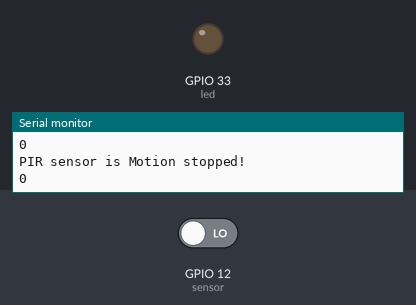
Bench run of a sketch on a simulated ESP32. Shown: output pins drawn as LEDs (lit = HIGH), the last lines printed to the serial monitor. The test bench sets the inputs (shaded band); at power-on: GPIO 12 (sensor) LOW. WiFi joins after 1.5 s; servers stay silent unless stated.

Above: at 6.6 s.
6.7 s: GPIO 12 (sensor) driven HIGH
At 7.9 s:
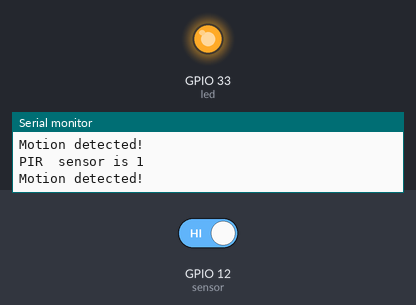
8.5 s: GPIO 12 (sensor) driven LOW
At 9.2 s:
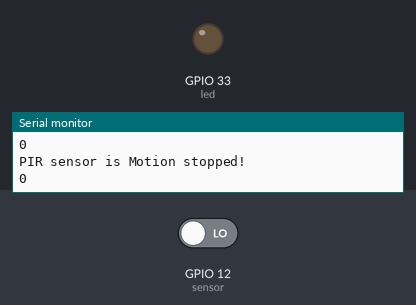
Timing chart, 0 to 11.5 s (numbered marks = the images above; inputs shaded):
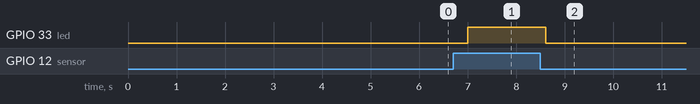

The sketch:

pir.ino
```cpp
#include <WiFi.h>
#include "ThingSpeak.h"

char ssid[] = "OnePlus 9Pro 5G"; //SSID
char pass[] = "123456789"; // Password

WiFiClient  client;

unsigned long myChannelField =  1798810; // Channel ID
const int ChannelField =1; // Which channel to write data
const char * myWriteAPIKey = "V937FU3VFXGV01AF"; // Your write API Key

int led = 33;                // the pin that the LED is atteched to
int sensor = 12;              // the pin that the sensor is atteched to
int state;             // by default, no motion detected
int val = 0;                 // variable to store the sensor status (value)

void setup() {
  pinMode(led,OUTPUT);      // initalize LED as an output
  pinMode(sensor,INPUT);    // initialize sensor as an input
  Serial.begin(115200);        // initialize serial
  WiFi.mode(WIFI_STA);
  ThingSpeak.begin(client);  // Initialize ThingSpeak
}

void loop(){
   if (WiFi.status() != WL_CONNECTED)
  {
    Serial.print("Attempting to connect to SSID: ");
    Serial.println(ssid);
    while (WiFi.status() != WL_CONNECTED)
    {
      WiFi.begin(ssid, pass);
      Serial.print(".");
      delay(5000);
    }
    Serial.println("\nConnected.");
  }

  val = digitalRead(sensor);   // read sensor value

  if (val == HIGH) {          // check if the sensor is HIGH
    Serial.print("PIR  sensor is ");
    Serial.println( val);
    digitalWrite(led, HIGH);
    Serial.println("Motion detected!"); // turn LED ON
    delay(100);                // delay 100 milliseconds
    }
  else {
   Serial.print("PIR sensor is ");
     Serial.println("Motion stopped!");
      Serial.println( val);
      digitalWrite(led, LOW); // turn LED OFF
      delay(100);             // delay 200 milliseconds

  }
     ThingSpeak.writeField(myChannelField, ChannelField,val, myWriteAPIKey);

}
```

Measured:
- after the input at 6.7 s, GPIO 33 (led): LOW → HIGH after 0.30 s
- after the input at 8.5 s, GPIO 33 (led): HIGH → LOW after 0.11 s
